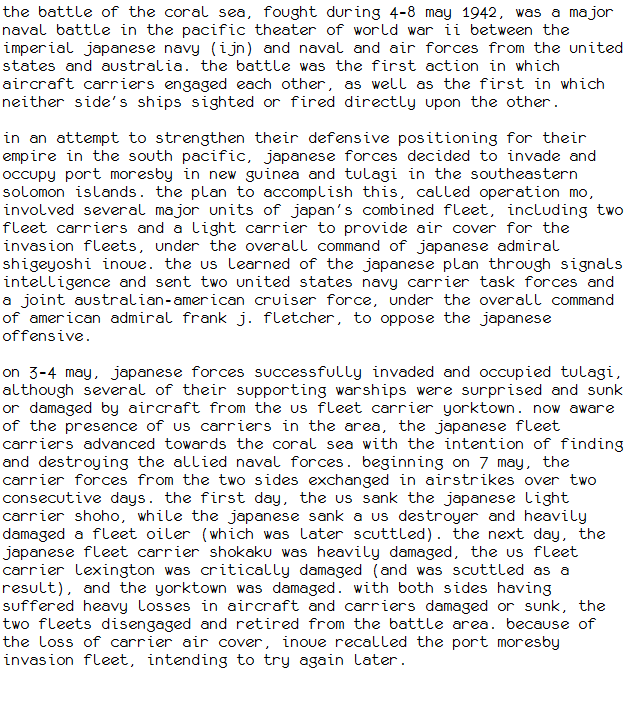
#> input picture Exercise 2/text2.png, 631 x 703 px, given in place of letters.png, which was not available
$ python detection.py
#> lines starting #> are read from the running program, lines starting #| are printed output that depends on the picture; after the words box and inside, x2 and y2 are one past the last pixel; in counts of white or black regions, pixels touching at a corner belong together; pictures that were not available may be replaced by others from this repository, and a replacement may not be noted
#> in generate_known_letters, letters is the input picture: shape (703, 631, 3); mean B, G, R 231.4, 231.1, 231.4
#> in get_line_indices, `image = cv2.cvtColor(image, cv2.COLOR_BGR2GRAY)`:
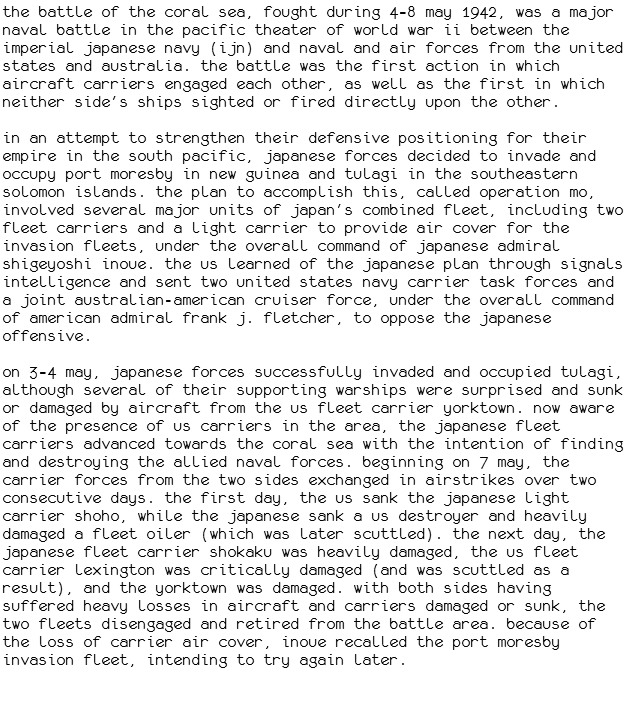
#> image: shape (703, 631); min 0, max 255, mean 231.2
#> in get_line_indices, `image = cv2.GaussianBlur(image, (25, 25), 0)`:
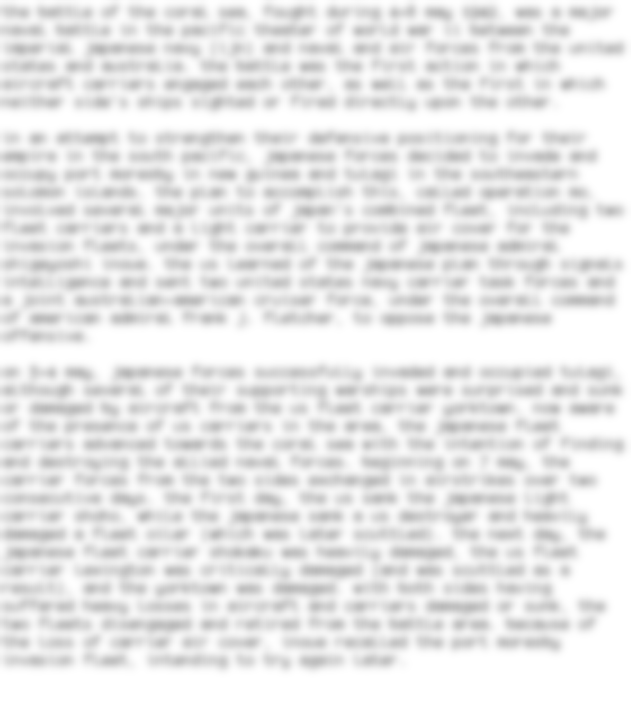
#> image: shape (703, 631); min 184, max 255, mean 231.2
#> in get_line_indices, `_, binarizedImage = cv2.threshold(image, 200, 255, cv2.THRESH_BINARY)`:
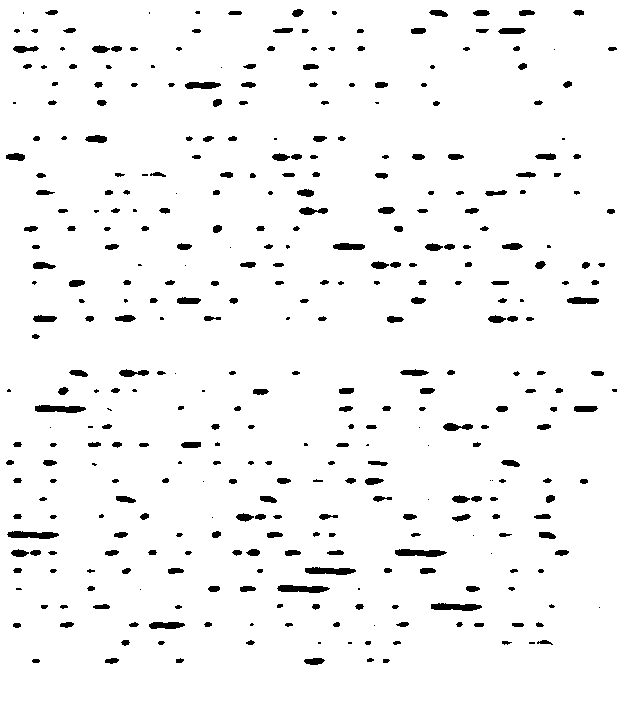
#> binarizedImage: shape (703, 631); 96% white; 375 black regions (73 under 20 px), largest, box (x1, y1, x2, y2) and area: (277, 585, 330, 593) 309, (35, 405, 86, 413) 305, (7, 531, 59, 539) 303
#> in get_line_indices, `vertical_projection = np.sum(binarizedImage, axis=1)`: vertical_projection = 703 values, max 160905 at index 0, min 112200 at index 552, mean 154539.8
#> the loop in get_line_indices, `for i, val in enumerate(vertical_projection):` made 703 passes
#> after the loop in get_line_indices, `for i, val in enumerate(vertical_projection):`: lines = 35 items
#> the loop in get_words, `for line in lines:` made 35 passes
#> the loop in get_letters, `for line in lines:` made 35 passes
#> the loop in generate_known_letters, `for letter_line in letter_lines:` made 35 passes
### Exercise 2/rotation.py
import time

import cv2
import numpy as np


def find_rotation_angle_hough(image):
    """
    Uses a Hough transform to find the rotation angle of the image.
    Using the DFT of the image, we find the lines corresponding to the text and use the slope of those lines to find the
    angle of the text.
    :param image: The input image
    :return: The estimated rotation angle
    """

    # Convert to grayscale and blur
    image = cv2.cvtColor(image, cv2.COLOR_BGR2GRAY)
    blurred_image = cv2.blur(image, (15, 15))

    # Apply DFT
    f = np.fft.fft2(blurred_image)
    f_shift = np.fft.fftshift(f)
    magnitude_spectrum = 20 * np.log(np.abs(f_shift))
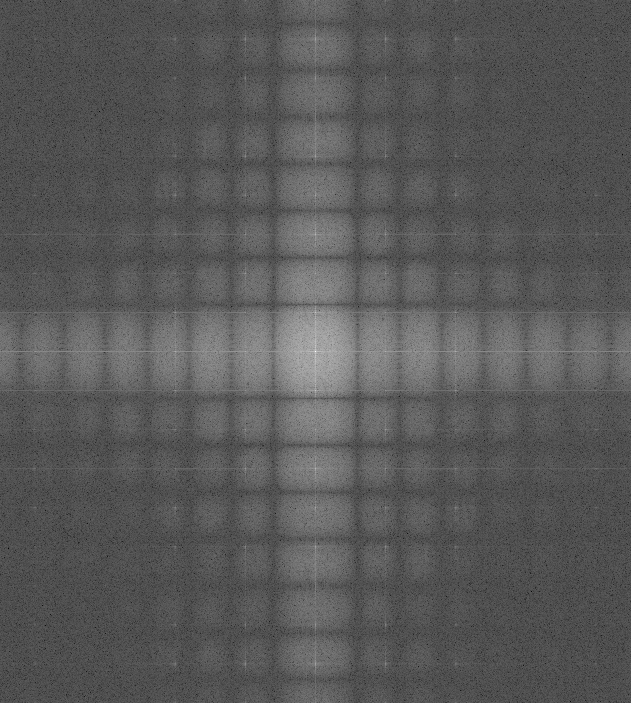
#> magnitude_spectrum: shape (703, 631) float64; min -27.69, max 368.9, mean 110.6; drawn with min black and max white
    magnitude_spectrum = magnitude_spectrum - np.mean(magnitude_spectrum)

    # Apply thresholding
    magnitude_spectrum[magnitude_spectrum < 130] = 0
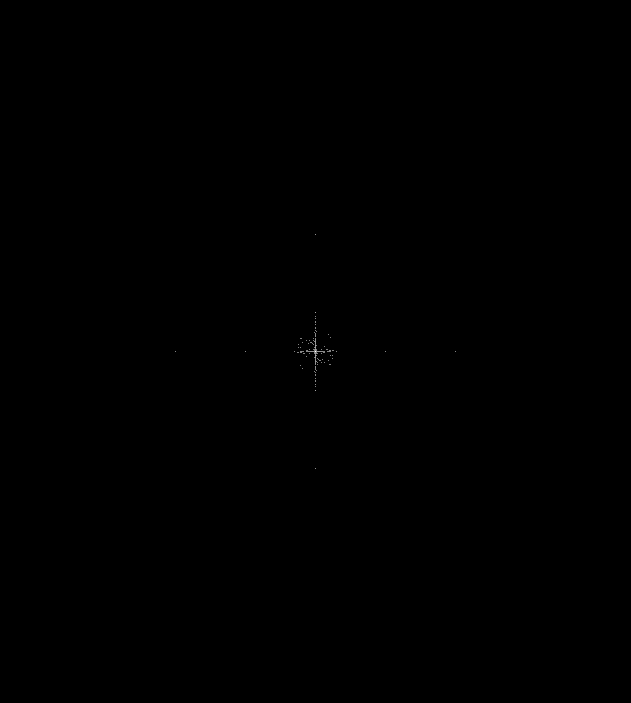
#> magnitude_spectrum: shape (703, 631) float64; min 0, max 258.4, mean 0.1; drawn with min black and max white
    magnitude_spectrum = magnitude_spectrum.astype(np.uint8)
    magnitude_spectrum = cv2.cvtColor(magnitude_spectrum, cv2.COLOR_GRAY2RGB)
#> magnitude_spectrum: shape (703, 631, 3)
    cv2.imwrite("magnitude_spectrum.jpg", magnitude_spectrum)

    # Apply edge detection
    edges = cv2.Canny(magnitude_spectrum, 40, 150)
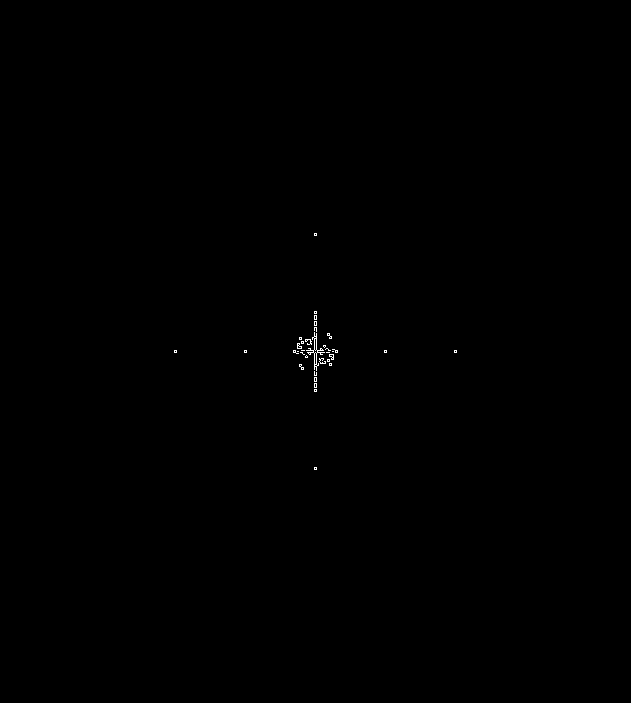
#> edges: shape (703, 631); 0.1% white in thin lines or dots, all inside (x1, y1, x2, y2) = (174, 233, 457, 470)

    # Apply Hough transform
    lines = cv2.HoughLinesP(edges, 1, np.pi / 180, 20, minLineLength=70, maxLineGap=20)

    if lines is None:
        return None

    angles = []
    # Draw lines on the image
    for line in lines:
        x1, y1, x2, y2 = line[0]
        slope = (y2 - y1) / (x2 - x1)
        predicted_angle = np.degrees(np.arctan(slope))
        if not -35 < predicted_angle < 35:
            continue
        angles.append(predicted_angle)
        cv2.line(magnitude_spectrum, (x1, y1), (x2, y2), (0, 255, 0), 2)
#> this loop made 2 passes
#> line on passes 1 to 2: [[314, 391, 314, 311]], [[316, 391, 316, 311]]

    cv2.imwrite("hough_lines_on_magnitude_spectrum.jpg", magnitude_spectrum)

    return -round(float(np.mean(angles)), 2)


# [53 lines left out: function find_rotation_angle, not called in this run]


def rotate_image(input_image, angle):
    """
    Rotates the image by the given angle.
    :param input_image: The image to be rotated.
    :param angle: The angle to rotate the image.
    :return: The rotated image.
    """
    radians = np.radians(angle)
    input_height, input_width, number_of_colors = np.shape(input_image)
    input_center = (input_height // 2, input_width // 2)

    output_height = abs(input_height * np.cos(radians) + input_width * np.sin(radians))
    output_width = abs(input_height * np.sin(radians) + input_width * np.cos(radians))
#> (the run stopped early here; a loop or call above may not have finished)
